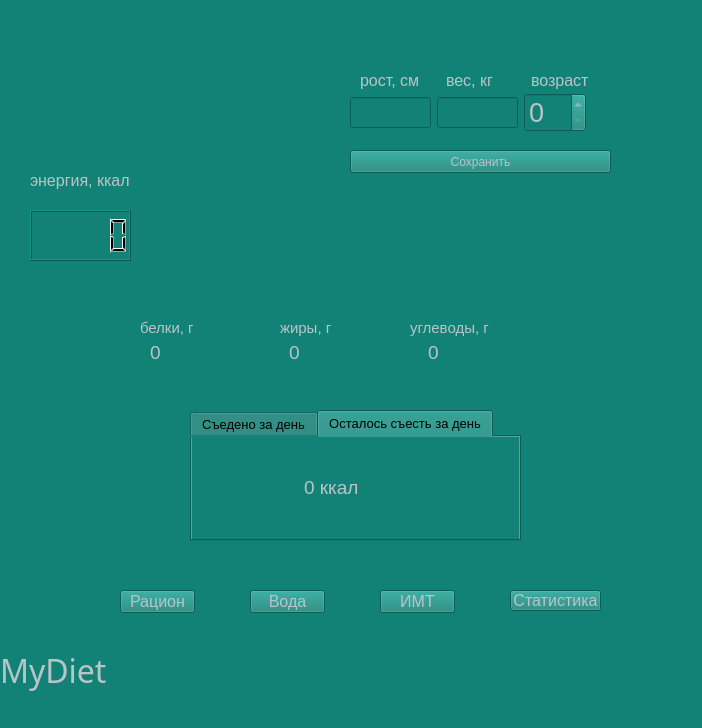
<?xml version="1.0" encoding="UTF-8"?>
<ui version="4.0">
 <class>MainWindow</class>
 <widget class="QMainWindow" name="MainWindow">
  <property name="geometry">
   <rect>
    <x>0</x>
    <y>0</y>
    <width>702</width>
    <height>728</height>
   </rect>
  </property>
  <property name="font">
   <font>
    <pointsize>10</pointsize>
   </font>
  </property>
  <property name="windowTitle">
   <string>MainWindow</string>
  </property>
  <property name="styleSheet">
   <string notr="true">background-color:rgb(18, 130, 119)</string>
  </property>
  <widget class="QWidget" name="centralwidget">
   <widget class="QWidget" name="horizontalLayoutWidget">
    <property name="geometry">
     <rect>
      <x>350</x>
      <y>90</y>
      <width>236</width>
      <height>45</height>
     </rect>
    </property>
    <layout class="QHBoxLayout" name="input_data">
     <item>
      <widget class="QLineEdit" name="height">
       <property name="font">
        <font>
         <pointsize>14</pointsize>
        </font>
       </property>
       <property name="text">
        <string/>
       </property>
      </widget>
     </item>
     <item>
      <widget class="QLineEdit" name="weight">
       <property name="font">
        <font>
         <pointsize>14</pointsize>
        </font>
       </property>
       <property name="text">
        <string/>
       </property>
      </widget>
     </item>
     <item>
      <widget class="QSpinBox" name="age">
       <property name="font">
        <font>
         <pointsize>20</pointsize>
        </font>
       </property>
       <property name="styleSheet">
        <string notr="true">color:  rgb(185, 196, 201)</string>
       </property>
      </widget>
     </item>
    </layout>
   </widget>
   <widget class="QWidget" name="horizontalLayoutWidget_2">
    <property name="geometry">
     <rect>
      <x>360</x>
      <y>70</y>
      <width>251</width>
      <height>21</height>
     </rect>
    </property>
    <layout class="QHBoxLayout" name="label_data">
     <item>
      <widget class="QLabel" name="height_2">
       <property name="font">
        <font>
         <pointsize>12</pointsize>
        </font>
       </property>
       <property name="styleSheet">
        <string notr="true">color:  rgb(185, 196, 201)</string>
       </property>
       <property name="text">
        <string>рост, см</string>
       </property>
      </widget>
     </item>
     <item>
      <widget class="QLabel" name="weight_2">
       <property name="font">
        <font>
         <pointsize>12</pointsize>
        </font>
       </property>
       <property name="styleSheet">
        <string notr="true">color:  rgb(185, 196, 201)</string>
       </property>
       <property name="text">
        <string>вес, кг</string>
       </property>
      </widget>
     </item>
     <item>
      <widget class="QLabel" name="age_2">
       <property name="font">
        <font>
         <pointsize>12</pointsize>
        </font>
       </property>
       <property name="styleSheet">
        <string notr="true">color:  rgb(185, 196, 201)</string>
       </property>
       <property name="text">
        <string>возраст</string>
       </property>
      </widget>
     </item>
    </layout>
   </widget>
   <widget class="QLabel" name="label">
    <property name="geometry">
     <rect>
      <x>140</x>
      <y>320</y>
      <width>91</width>
      <height>16</height>
     </rect>
    </property>
    <property name="font">
     <font>
      <pointsize>11</pointsize>
     </font>
    </property>
    <property name="styleSheet">
     <string notr="true">color:  rgb(185, 196, 201)</string>
    </property>
    <property name="text">
     <string>белки, г</string>
    </property>
   </widget>
   <widget class="QWidget" name="horizontalLayoutWidget_3">
    <property name="geometry">
     <rect>
      <x>150</x>
      <y>340</y>
      <width>411</width>
      <height>25</height>
     </rect>
    </property>
    <layout class="QHBoxLayout" name="horizontalLayout">
     <item>
      <widget class="QLabel" name="protein">
       <property name="font">
        <font>
         <pointsize>14</pointsize>
        </font>
       </property>
       <property name="styleSheet">
        <string notr="true">color:  rgb(185, 196, 201)</string>
       </property>
       <property name="text">
        <string>0</string>
       </property>
      </widget>
     </item>
     <item>
      <widget class="QLabel" name="fats">
       <property name="font">
        <font>
         <pointsize>14</pointsize>
        </font>
       </property>
       <property name="styleSheet">
        <string notr="true">color:  rgb(185, 196, 201)</string>
       </property>
       <property name="text">
        <string>0</string>
       </property>
      </widget>
     </item>
     <item>
      <widget class="QLabel" name="carbohydrates">
       <property name="font">
        <font>
         <pointsize>14</pointsize>
        </font>
       </property>
       <property name="styleSheet">
        <string notr="true">color:  rgb(185, 196, 201)</string>
       </property>
       <property name="text">
        <string>0</string>
       </property>
      </widget>
     </item>
    </layout>
   </widget>
   <widget class="QLabel" name="label_2">
    <property name="geometry">
     <rect>
      <x>280</x>
      <y>320</y>
      <width>81</width>
      <height>16</height>
     </rect>
    </property>
    <property name="font">
     <font>
      <pointsize>11</pointsize>
     </font>
    </property>
    <property name="styleSheet">
     <string notr="true">color:  rgb(185, 196, 201)</string>
    </property>
    <property name="text">
     <string>жиры, г</string>
    </property>
   </widget>
   <widget class="QLabel" name="label_3">
    <property name="geometry">
     <rect>
      <x>410</x>
      <y>320</y>
      <width>161</width>
      <height>16</height>
     </rect>
    </property>
    <property name="font">
     <font>
      <pointsize>11</pointsize>
     </font>
    </property>
    <property name="styleSheet">
     <string notr="true">color:  rgb(185, 196, 201)</string>
    </property>
    <property name="text">
     <string>углеводы, г</string>
    </property>
   </widget>
   <widget class="QLabel" name="label_4">
    <property name="geometry">
     <rect>
      <x>30</x>
      <y>170</y>
      <width>111</width>
      <height>21</height>
     </rect>
    </property>
    <property name="font">
     <font>
      <pointsize>12</pointsize>
     </font>
    </property>
    <property name="styleSheet">
     <string notr="true">color:  rgb(185, 196, 201)</string>
    </property>
    <property name="text">
     <string>энергия, ккал</string>
    </property>
   </widget>
   <widget class="QLCDNumber" name="calories">
    <property name="geometry">
     <rect>
      <x>30</x>
      <y>210</y>
      <width>101</width>
      <height>51</height>
     </rect>
    </property>
   </widget>
   <widget class="QTabWidget" name="tabWidget">
    <property name="geometry">
     <rect>
      <x>190</x>
      <y>410</y>
      <width>331</width>
      <height>131</height>
     </rect>
    </property>
    <property name="font">
     <font>
      <pointsize>10</pointsize>
     </font>
    </property>
    <property name="styleSheet">
     <string notr="true">color:  rgb(0, 0, 0)</string>
    </property>
    <property name="currentIndex">
     <number>1</number>
    </property>
    <widget class="QWidget" name="eat_today">
     <attribute name="title">
      <string>Съедено за день</string>
     </attribute>
     <widget class="QLineEdit" name="value_calories_1">
      <property name="geometry">
       <rect>
        <x>120</x>
        <y>30</y>
        <width>113</width>
        <height>20</height>
       </rect>
      </property>
      <property name="font">
       <font>
        <pointsize>14</pointsize>
       </font>
      </property>
      <property name="styleSheet">
       <string notr="true">color:  rgb(185, 196, 201)</string>
      </property>
      <property name="text">
       <string>0 ккал</string>
      </property>
      <property name="frame">
       <bool>false</bool>
      </property>
     </widget>
    </widget>
    <widget class="QWidget" name="need_to_eat_today">
     <attribute name="title">
      <string>Осталось съесть за день</string>
     </attribute>
     <widget class="QLineEdit" name="value_calories_2">
      <property name="geometry">
       <rect>
        <x>110</x>
        <y>40</y>
        <width>113</width>
        <height>20</height>
       </rect>
      </property>
      <property name="font">
       <font>
        <pointsize>14</pointsize>
       </font>
      </property>
      <property name="styleSheet">
       <string notr="true">color:  rgb(185, 196, 201)</string>
      </property>
      <property name="text">
       <string>0 ккал</string>
      </property>
      <property name="frame">
       <bool>false</bool>
      </property>
     </widget>
    </widget>
   </widget>
   <widget class="QPushButton" name="diet">
    <property name="geometry">
     <rect>
      <x>120</x>
      <y>590</y>
      <width>75</width>
      <height>23</height>
     </rect>
    </property>
    <property name="font">
     <font>
      <pointsize>12</pointsize>
     </font>
    </property>
    <property name="styleSheet">
     <string notr="true">color:  rgb(185, 196, 201)</string>
    </property>
    <property name="text">
     <string>Рацион</string>
    </property>
   </widget>
   <widget class="QPushButton" name="water">
    <property name="geometry">
     <rect>
      <x>250</x>
      <y>590</y>
      <width>75</width>
      <height>23</height>
     </rect>
    </property>
    <property name="font">
     <font>
      <pointsize>12</pointsize>
     </font>
    </property>
    <property name="styleSheet">
     <string notr="true">color:  rgb(185, 196, 201)</string>
    </property>
    <property name="text">
     <string>Вода</string>
    </property>
   </widget>
   <widget class="QPushButton" name="statistic">
    <property name="geometry">
     <rect>
      <x>510</x>
      <y>590</y>
      <width>91</width>
      <height>21</height>
     </rect>
    </property>
    <property name="font">
     <font>
      <pointsize>12</pointsize>
     </font>
    </property>
    <property name="styleSheet">
     <string notr="true">color:  rgb(185, 196, 201)</string>
    </property>
    <property name="text">
     <string>Статистика</string>
    </property>
   </widget>
   <widget class="QPushButton" name="index_weight_body">
    <property name="geometry">
     <rect>
      <x>380</x>
      <y>590</y>
      <width>75</width>
      <height>23</height>
     </rect>
    </property>
    <property name="font">
     <font>
      <pointsize>12</pointsize>
     </font>
    </property>
    <property name="styleSheet">
     <string notr="true">color:  rgb(185, 196, 201)</string>
    </property>
    <property name="text">
     <string>ИМТ</string>
    </property>
   </widget>
   <widget class="QLabel" name="label_5">
    <property name="geometry">
     <rect>
      <x>0</x>
      <y>650</y>
      <width>121</width>
      <height>41</height>
     </rect>
    </property>
    <property name="font">
     <font>
      <family>Poor Richard</family>
      <pointsize>24</pointsize>
     </font>
    </property>
    <property name="styleSheet">
     <string notr="true">color:  rgb(185, 196, 201)</string>
    </property>
    <property name="text">
     <string>MyDiet</string>
    </property>
   </widget>
   <widget class="QPushButton" name="save_characteristics">
    <property name="geometry">
     <rect>
      <x>350</x>
      <y>150</y>
      <width>261</width>
      <height>23</height>
     </rect>
    </property>
    <property name="styleSheet">
     <string notr="true">color:  rgb(185, 196, 201)</string>
    </property>
    <property name="text">
     <string>Сохранить</string>
    </property>
   </widget>
  </widget>
  <widget class="QMenuBar" name="menubar">
   <property name="geometry">
    <rect>
     <x>0</x>
     <y>0</y>
     <width>702</width>
     <height>21</height>
    </rect>
   </property>
  </widget>
  <widget class="QStatusBar" name="statusbar"/>
 </widget>
 <resources/>
 <connections/>
</ui>
